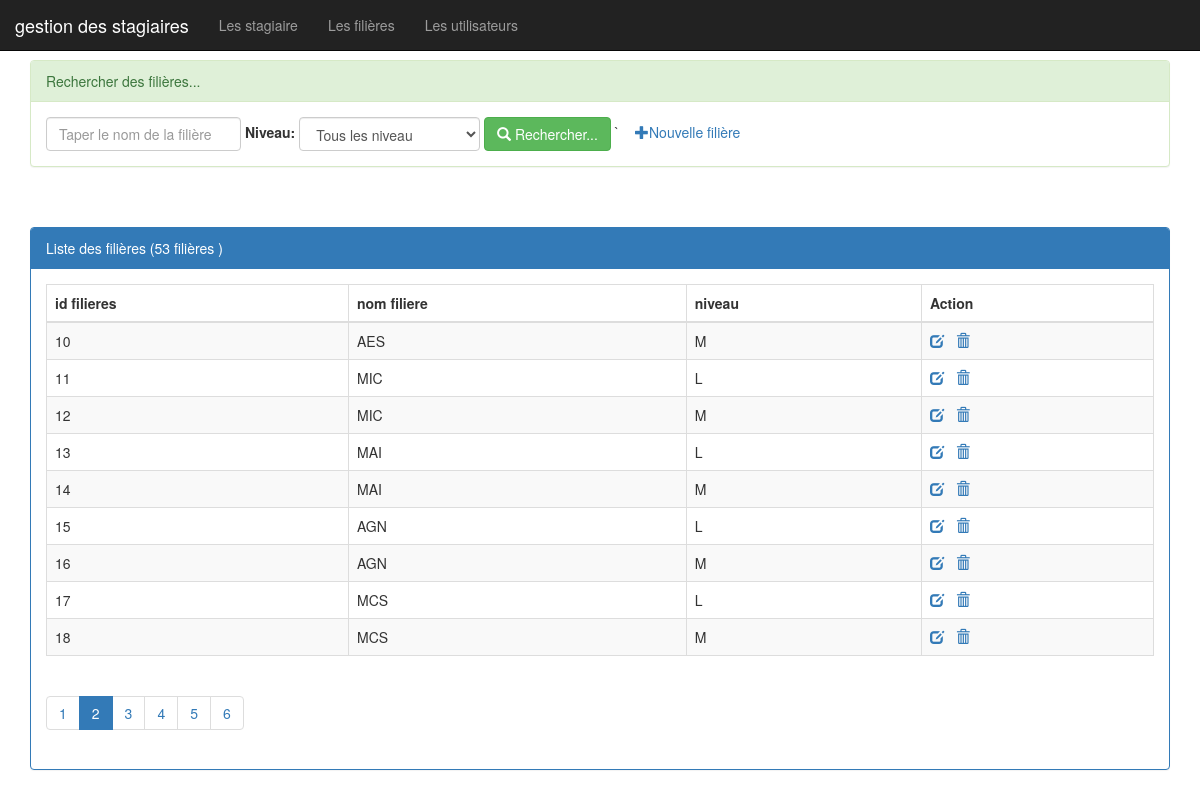
Page /filières.php?page=2 on the committed database.
### filières.php (the view, shortened to what this page needs)
<?php
require_once("connexiondb.php");
  $nomf = isset($_GET['nomF']) ? $_GET['nomF'] : "";
  $niveau = isset($_GET['niveau']) ? $_GET['niveau'] : "all";
  $size = isset($_GET['size']) ? $_GET['size'] : 9;
$page = isset($_GET['page']) ? $_GET['page'] : 1;
$offset = ($page-1)*$size;
  if ($niveau=="all") {
      $requete="select * from filières
       where nomfiliere like '%$nomf%'
       limit $size
       offset $offset";
       $requeteCount="select count(*) countF from filières
       where nomfiliere like '%$nomf%' ";
         }
  $resultatF=$pdo -> query($requete);
  $resultatCount=$pdo -> query($requeteCount);
$tabCount = $resultatCount->fetch();
$nbrfiliere = $tabCount['countF'];
$reste=$nbrfiliere%$size;
if ($reste === 0)
  $nbrPage = $nbrfiliere / $size;
else
  $nbrPage = floor($nbrfiliere / $size) + 1;
?>
<!DOCTYPE html>
<html>
<head>
<link rel="stylesheet" href="//netdna.bootstrapcdn.com/bootstrap/3.1.1/css/bootstrap.min.css">
<link rel="stylesheet" href="css/monstyle.css">
</head>
 <body>
     <?php include("menu.php"); ?>
     <div class="container">
          <div class="panel panel-success margetop">
             <div class="panel-heading">Rechercher des filières...</div>
             <div class="panel-body">
               <form action="filières.php" method="get" class="form-inline">
                  <div class="form-group">
                  <input type="text" name="nomF" placeholder="Taper le nom de la filière" class="form-control" value="<?php echo $nomf ?>">
                  </div>
                  <label for="niveau">Niveau:</label>
                   <select name="niveau" class="form-control" id="niveau" onchange="this.form.submit()">
                   <option value="all" <?php if($niveau==="all")echo "selected" ?>>Tous les niveau</option>
                  </select>
                  <button type="submit" class="btn btn-success">
                     <span class="glyphicon glyphicon-search"></span>
                      Rechercher...
                     </button>
                     `&nbsp &nbsp
                     <a href="vouvellefilière.php">
                     <span class="glyphicon glyphicon-plus"></span>Nouvelle filière</a>
               </form>
             </div>
          </div>
          <div class="panel panel-primary margetop">
             <div class="panel-heading">Liste des filières (<?php echo $nbrfiliere?> filières )</div>
             <div class="panel-body">
               <table class="table table-striped table-bordered">
                  <thead>
                   <tr>
                     <th>id filieres</th><th>nom filiere</th><th>niveau</th><th>Action</th>
                   </tr>
                  </thead>
                  <tbody>
                   <?php while($filières=$resultatF->fetch()){ ?>
                     <tr>
                        <td><?php echo $filières['idfilieres'] ?></td>
                        <td><?php echo $filières['nomfiliere'] ?></td>
                        <td><?php echo $filières['niveau']     ?></td>
                        <td>
                         <a href="editerfilière.php">
                           <span class="glyphicon glyphicon-edit"></span>
                         </a>
                         <a onclick="return confirm('Êtes vous sûr de vouloir supprimer la filière')"
                          href="supprimerfilière.php">
                         <span class="glyphicon glyphicon-trash"></span>
                         </a>
                        </td>
                     </tr>
                   <?php
                    }
                   ?>
                  </tbody>
               </table>
               <div>
                  <ul class="pagination">
                   <?php  for($i=1;$i<=$nbrPage;$i++)  { ?>
                     <li class="<?php if($i==$page) echo'active'?>"> <a href="filières.php?page=<?php echo $i; ?> ">
                             <?php echo $i; ?>
                          </a>
                    </li>
                   <?php }  ?>
                   </ul>
               </div>
             </div>
          </div>
     </div>
 </body>
</html>

### css/monstyle.css (style rules this page uses)
.margetop { margin-top: 60px; }

### rows in the picture
filières: idfilieres "10", nomfiliere "AES", niveau "M"
filières: idfilieres "11", nomfiliere "MIC", niveau "L"
filières: idfilieres "12", nomfiliere "MIC", niveau "M"
filières: idfilieres "13", nomfiliere "MAI", niveau "L"
filières: idfilieres "14", nomfiliere "MAI", niveau "M"
filières: idfilieres "15", nomfiliere "AGN", niveau "L"
filières: idfilieres "16", nomfiliere "AGN", niveau "M"
filières: idfilieres "17", nomfiliere "MCS", niveau "L"
filières: idfilieres "18", nomfiliere "MCS", niveau "M"

### other values in the picture
$nbrfiliere "53"
